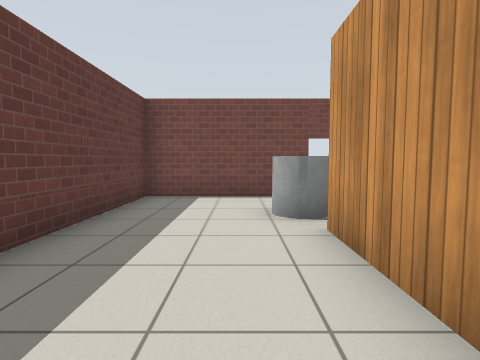
[1] (above)

17 first-person views from a walk through a Gazebo world. The camera is 0.94 m above the floor, tilts 4° down and sees 80° across. The floor is counted in squares, 1 m on a side. Each view is taken from the middle of a square. On the plan, view 1 faces up. The plan holds only what a view shows up to about 11 squares ahead; the rest is blank. Simple patterns stand in for the simulator's built-in surfaces.

[2]
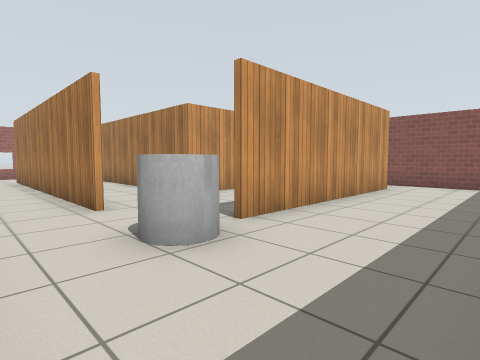

[3]
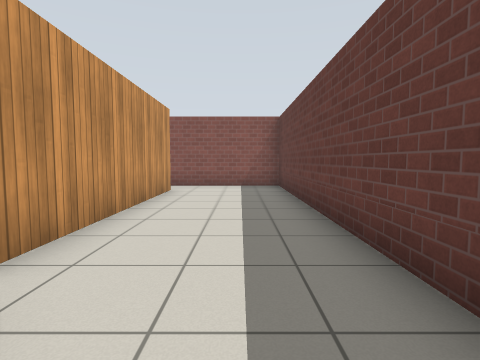

[4]
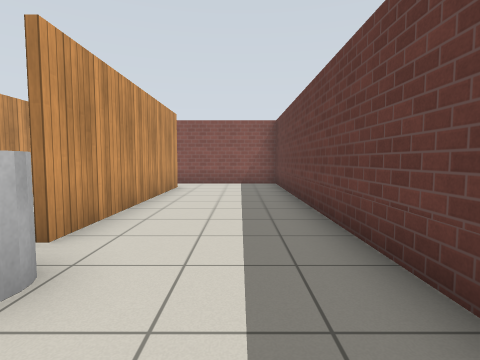

[5]
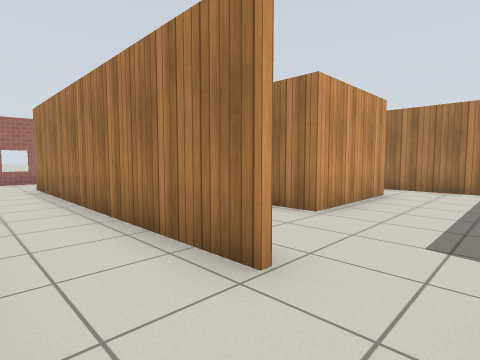

[6]
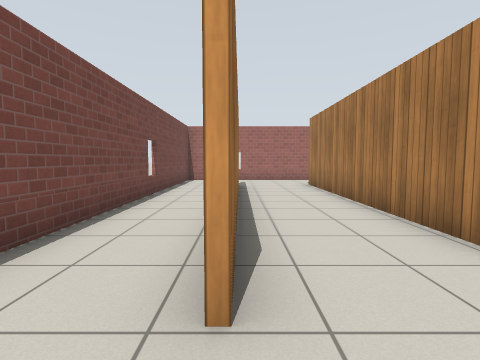

[7]
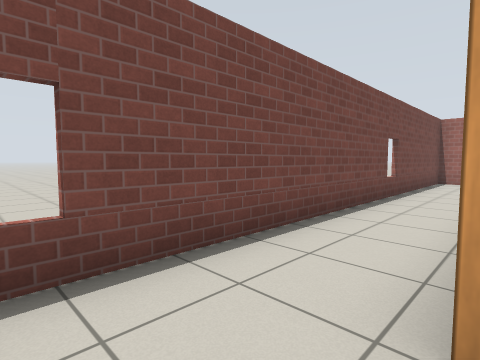

[8]
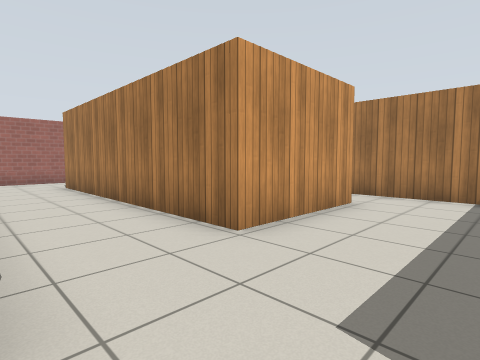

[9]
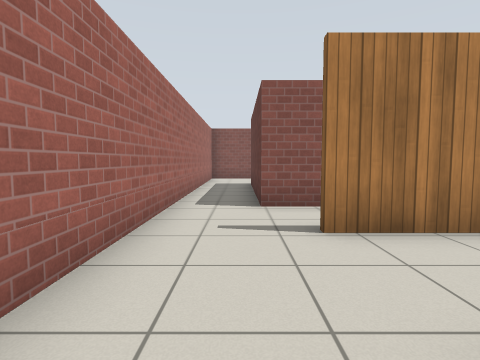

[10]
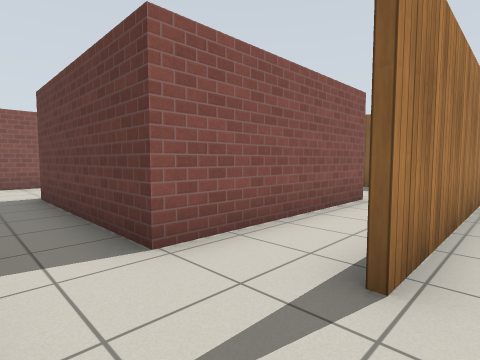

[11]
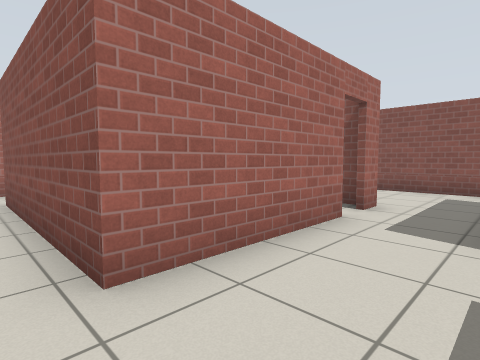

[12]
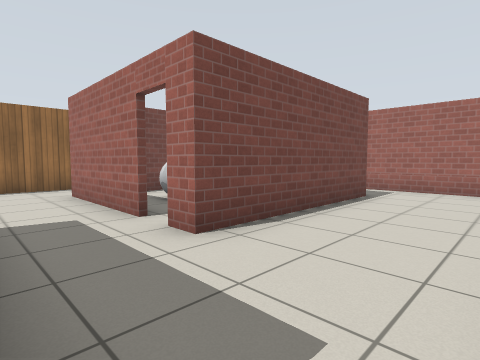

[13]
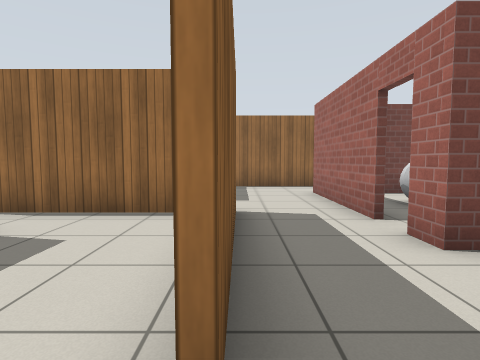

[14]
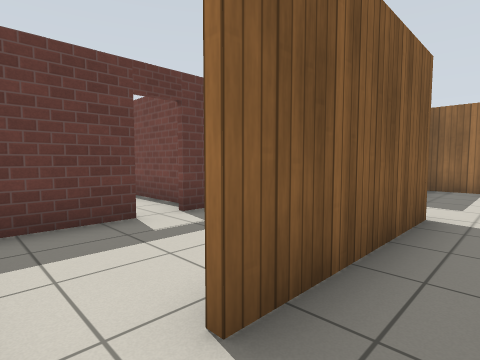

[15]
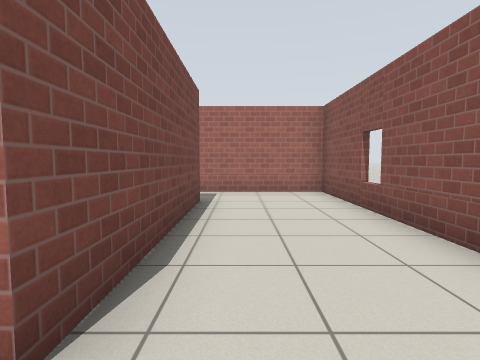

[16]
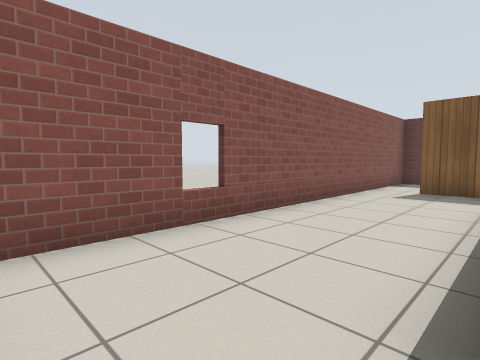

[17]
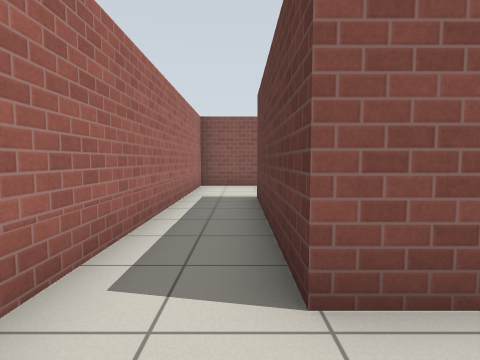

### Floor plan
Ten units are one square. View 1 is at (0, 0); x grows to the right and y downward. Boxes are objects, and circles mark ways between rooms. Rooms are numbered by the first view taken in them; rooms with no view inside come last. Other rooms are left out.
<svg viewBox="-29 -79 188 168">
<path fill="none" stroke="#000" d="M12 30 12 -39M35 -74 -24 -74 -24 44 6 44M88 -22 49 -22M71 -50 35 -50M81 -3 136 -3M35 -52 129 -52M47 13 47 -24 130 -24M154 5 154 -74 35 -74M26 28 45 28M26 59 26 84 65 84M26 45 26 51M49 29 16 29M6 44 18 44M81 36 81 -3M65 84 154 84 154 5M59 27 59 71M45 28 55 28M136 -3 136 51 81 51 81 44"/>
<rect x="5" y="-55" width="10" height="10" fill="#bbb"><title>grey cylinder</title></rect>
<circle cx="10" cy="-40" r="3" fill="#2a7"/>
<circle cx="32" cy="-55" r="3" fill="#2a7"/>
<circle cx="10" cy="40" r="3" fill="#2a7"/>
<circle cx="150" cy="10" r="3" fill="#2a7"/>
<circle cx="50" cy="20" r="3" fill="#2a7"/>
<circle cx="65" cy="5" r="3" fill="#2a7"/>
<circle cx="60" cy="80" r="3" fill="#2a7"/>
<text x="0" y="-20">1</text>
<text x="90" y="-30">2</text>
<text x="40" y="60">3</text>
<text x="100" y="60">4</text>
</svg>
Room 1 opens to room 2. Room 1 opens to room 3. Room 2 opens to room 4. Room 3 opens to room 4.

Where each view was taken, in squares from view 1:
view 1: 0 up, 0 right, facing up
view 2: 7 up, 2 left, facing down-right
view 3: 6 up, 1 left, facing down
view 4: 7 up, 1 left, facing down
view 5: 7 up, 2 right, facing down-right
view 6: 5 up, 2 right, facing right
view 7: 5 up, 2 right, facing up-right
view 8: 5 up, 2 right, facing down-right
view 9: 6 up, 14 right, facing down
view 10: 3 up, 15 right, facing down-left
view 11: 1 up, 6 right, facing down-right
view 12: 8 down, 6 right, facing up-right
view 13: 8 down, 6 right, facing up
view 14: 8 down, 7 right, facing up-left
view 15: 6 down, 7 right, facing right
view 16: 5 down, 15 right, facing down-left
view 17: 2 up, 14 right, facing down
